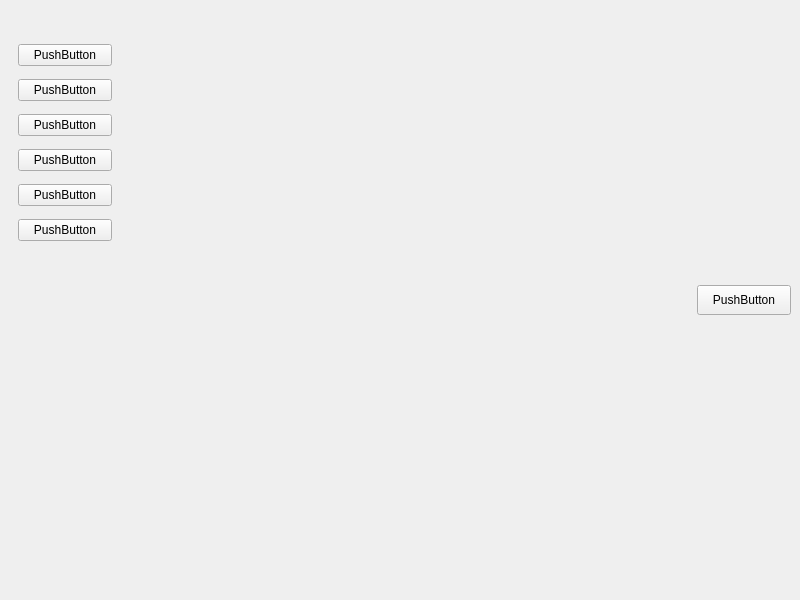
<?xml version="1.0" encoding="UTF-8"?>
<ui version="4.0">
 <class>CSystemSet</class>
 <widget class="QWidget" name="CSystemSet">
  <property name="geometry">
   <rect>
    <x>0</x>
    <y>0</y>
    <width>800</width>
    <height>600</height>
   </rect>
  </property>
  <property name="windowTitle">
   <string>Form</string>
  </property>
  <widget class="QDockWidget" name="dockWidget">
   <property name="geometry">
    <rect>
     <x>9</x>
     <y>9</y>
     <width>112</width>
     <height>253</height>
    </rect>
   </property>
   <property name="floating">
    <bool>false</bool>
   </property>
   <property name="features">
    <set>QDockWidget::NoDockWidgetFeatures</set>
   </property>
   <property name="allowedAreas">
    <set>Qt::NoDockWidgetArea</set>
   </property>
   <widget class="QWidget" name="dockWidgetContents">
    <layout class="QVBoxLayout" name="verticalLayout">
     <item>
      <widget class="QPushButton" name="pushButton">
       <property name="text">
        <string>PushButton</string>
       </property>
      </widget>
     </item>
     <item>
      <widget class="QPushButton" name="pushButton_6">
       <property name="text">
        <string>PushButton</string>
       </property>
      </widget>
     </item>
     <item>
      <widget class="QPushButton" name="pushButton_5">
       <property name="text">
        <string>PushButton</string>
       </property>
      </widget>
     </item>
     <item>
      <widget class="QPushButton" name="pushButton_4">
       <property name="text">
        <string>PushButton</string>
       </property>
      </widget>
     </item>
     <item>
      <widget class="QPushButton" name="pushButton_3">
       <property name="text">
        <string>PushButton</string>
       </property>
      </widget>
     </item>
     <item>
      <widget class="QPushButton" name="pushButton_2">
       <property name="text">
        <string>PushButton</string>
       </property>
      </widget>
     </item>
    </layout>
   </widget>
  </widget>
  <widget class="QPushButton" name="btnExit">
   <property name="geometry">
    <rect>
     <x>697</x>
     <y>285</y>
     <width>94</width>
     <height>30</height>
    </rect>
   </property>
   <property name="text">
    <string>PushButton</string>
   </property>
  </widget>
 </widget>
 <resources/>
 <connections/>
</ui>
